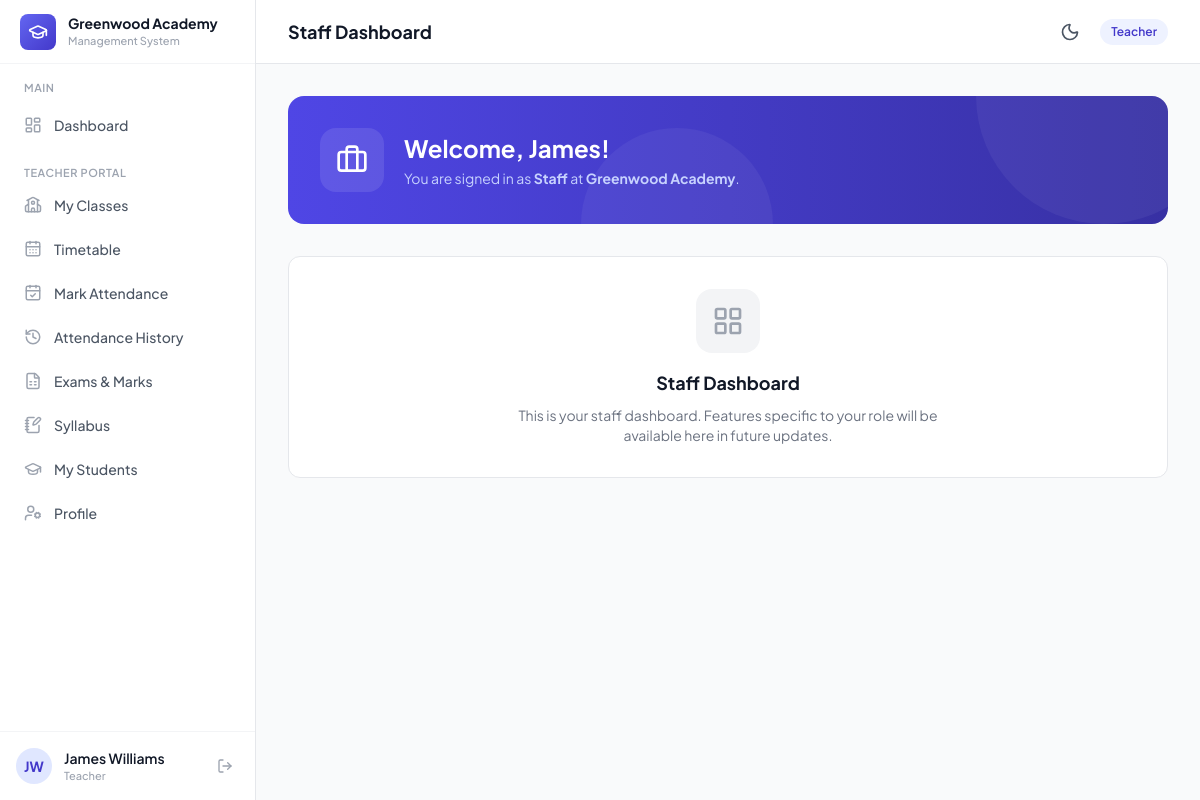
The app's page /dashboard/staff/ (signed in) with its own data.
### core/models.py (models this page shows, shortened)
class School(models.Model):
    name = models.CharField(max_length=200)
    slug = models.SlugField(max_length=200, unique=True)
    logo = models.ImageField(upload_to='school_logos/', blank=True, null=True)
    plan = models.CharField(
        max_length=20,
        choices=PlanChoices.choices,
        default=PlanChoices.FREE,
    )
    subscription_plan = models.ForeignKey(
        SubscriptionPlan,
        on_delete=models.SET_NULL,
        null=True,
        blank=True,
        related_name='schools',
        help_text='The active subscription plan for this school. Overrides the legacy plan field.',
    )
    is_active = models.BooleanField(default=True)
    currency = models.CharField(
        max_length=3,
        choices=CurrencyChoices.choices,
        default=CurrencyChoices.USD,
        help_text='Currency used for fee invoices at this school.',
    )
    theme_color = models.CharField(
        max_length=20,
        choices=ThemeColorChoices.choices,
        default=ThemeColorChoices.INDIGO,
        help_text='Primary brand color for the school portal UI.',
    )
    created_at = models.DateTimeField(auto_now_add=True)
    class Meta:
        ordering = ['name']
    @property
    def currency_symbol(self):
        return CURRENCY_SYMBOLS.get(self.currency, self.currency)
    @property
    def theme_palette(self):
        return THEME_PALETTES.get(self.theme_color, THEME_PALETTES[ThemeColorChoices.INDIGO])

class User(AbstractUser):
    username = None  # Remove username field
    email = models.EmailField('email address', unique=True)
    school = models.ForeignKey(
        School,
        on_delete=models.CASCADE,
        null=True,
        blank=True,
        related_name='users',
    )
    primary_role = models.CharField(
        max_length=20,
        choices=PrimaryRoleChoices.choices,
        blank=True,
    )
    phone = models.CharField(max_length=20, blank=True)
    USERNAME_FIELD = 'email'
    REQUIRED_FIELDS = []  # email & password are required by default
    objects = UserManager()
    class Meta:
        ordering = ['first_name', 'last_name']
    @property
    def is_school_admin(self):
        return self.primary_role == PrimaryRoleChoices.SCHOOL_ADMIN
    @property
    def role_display(self):
        if self.is_superuser:
            return 'Platform Admin'
        return self.get_primary_role_display()

### core/views.py (the view)
# urls.py: path('dashboard/staff/', views.dashboard_staff, name='dashboard_staff'),
@login_required
def dashboard_staff(request):
    return render(request, 'core/dashboard_role.html', {
        'role_name': 'Staff',
        'role_icon': 'briefcase',
    })

### core/managers.py (called while the page is built)
def set_current_school(school):
    _thread_locals.current_school = school

def clear_current_school():
    _thread_locals.current_school = None

### templates/core/dashboard_role.html (shortened to what this page needs)
{% extends "base.html" %}
{% block page_title %}{{ role_name }} Dashboard{% endblock %}
{% block content %}
<div class="space-y-8">
    <div class="relative overflow-hidden rounded-2xl bg-gradient-to-r from-primary-600 to-primary-800 p-6 lg:p-8 text-white">
        <div class="absolute top-0 right-0 w-64 h-64 bg-white/5 rounded-full -translate-y-1/2 translate-x-1/4"></div>
        <div class="absolute bottom-0 left-1/3 w-48 h-48 bg-white/5 rounded-full translate-y-1/2"></div>
        <div class="relative flex items-center gap-5">
            <div class="w-16 h-16 rounded-2xl bg-white/10 flex items-center justify-center flex-shrink-0">
                <i data-lucide="{{ role_icon }}" class="w-8 h-8 text-white"></i>
            </div>
            <div>
                <h2 class="text-xl lg:text-2xl font-bold">Welcome, {{ user.first_name }}!</h2>
                <p class="mt-1 text-primary-200 text-sm">
                    You are signed in as <strong>{{ role_name }}</strong>
                    {% if current_school %}at <strong>{{ current_school.name }}</strong>{% endif %}.
                </p>
            </div>
        </div>
    </div>
    <div class="bg-white rounded-xl border border-gray-200 p-8 text-center">
        <div class="w-16 h-16 rounded-2xl bg-gray-100 flex items-center justify-center mx-auto mb-4">
            <i data-lucide="layout-grid" class="w-8 h-8 text-gray-400"></i>
        </div>
        <h3 class="text-lg font-bold text-gray-900 mb-2">{{ role_name }} Dashboard</h3>
        <p class="text-sm text-gray-500 max-w-md mx-auto">
            This is your {{ role_name|lower }} dashboard. Features specific to your role
            will be available here in future updates.
        </p>
    </div>
</div>
{% endblock %}

### templates/base.html (shortened to what this page needs)
{% load static %}
<!DOCTYPE html>
<html lang="en" class="h-full">
<head>
    <script src="https://cdn.tailwindcss.com"></script>
    <link rel="stylesheet" href="{% static 'css/styles.css' %}">
</head>
<body class="h-full bg-gray-50 dark:bg-slate-900 font-sans text-gray-800 dark:text-slate-100 antialiased transition-colors duration-200">
    {% if user.is_authenticated %}
    <div class="h-screen flex overflow-hidden">
        <aside id="sidebar" class="fixed inset-y-0 left-0 z-30 w-64 bg-white dark:bg-slate-800 border-r border-gray-200 dark:border-slate-700/80 transform -translate-x-full lg:translate-x-0 transition-transform duration-300 ease-in-out flex flex-col">
            <div class="h-16 flex items-center gap-3 px-5 border-b border-gray-100 dark:border-slate-700/80 flex-shrink-0">
                <div class="w-9 h-9 rounded-lg bg-gradient-to-br from-primary-500 to-primary-700 flex items-center justify-center">
                    <i data-lucide="graduation-cap" class="w-5 h-5 text-white"></i>
                </div>
                <div class="min-w-0">
                    <h1 class="text-sm font-bold text-gray-900 dark:text-white truncate">
                        {% if current_school %}{{ current_school.name }}{% else %}SchoolHub{% endif %}
                    </h1>
                    <p class="text-[11px] text-gray-400 dark:text-slate-400 font-medium">Management System</p>
                </div>
            </div>
            <nav class="flex-1 px-3 py-4 space-y-1 overflow-y-auto">
                <p class="px-3 text-[11px] font-semibold text-gray-400 dark:text-slate-400 uppercase tracking-wider mb-2">Main</p>
                <a href="{% url 'core:dashboard' %}" class="nav-link group flex items-center gap-3 px-3 py-2.5 rounded-lg text-sm font-medium text-gray-600 dark:text-slate-300 hover:text-primary-700 dark:hover:text-primary-400 hover:bg-primary-50 dark:hover:bg-slate-700/60 transition-all duration-200">
                    <i data-lucide="layout-dashboard" class="w-[18px] h-[18px] text-gray-400 dark:text-slate-400 group-hover:text-primary-600 dark:group-hover:text-primary-400 transition-colors"></i>
                    Dashboard
                </a>
                {% if user.primary_role == 'teacher' %}
                <p class="px-3 pt-4 text-[11px] font-semibold text-gray-400 dark:text-slate-400 uppercase tracking-wider mb-2">Teacher Portal</p>
                <a href="{% url 'core:teacher_my_classes' %}" class="nav-link group flex items-center gap-3 px-3 py-2.5 rounded-lg text-sm font-medium text-gray-600 dark:text-slate-300 hover:text-primary-700 dark:hover:text-primary-400 hover:bg-primary-50 dark:hover:bg-slate-700/60 transition-all duration-200">
                    <i data-lucide="school" class="w-[18px] h-[18px] text-gray-400 dark:text-slate-400 group-hover:text-primary-600 dark:group-hover:text-primary-400 transition-colors"></i>
                    My Classes
                </a>
                <a href="{% url 'core:teacher_timetable' %}" class="nav-link group flex items-center gap-3 px-3 py-2.5 rounded-lg text-sm font-medium text-gray-600 dark:text-slate-300 hover:text-primary-700 dark:hover:text-primary-400 hover:bg-primary-50 dark:hover:bg-slate-700/60 transition-all duration-200">
                    <i data-lucide="calendar-days" class="w-[18px] h-[18px] text-gray-400 dark:text-slate-400 group-hover:text-primary-600 dark:group-hover:text-primary-400 transition-colors"></i>
                    Timetable
                </a>
                <a href="{% url 'core:attendance_mark' %}" class="nav-link group flex items-center gap-3 px-3 py-2.5 rounded-lg text-sm font-medium text-gray-600 dark:text-slate-300 hover:text-primary-700 dark:hover:text-primary-400 hover:bg-primary-50 dark:hover:bg-slate-700/60 transition-all duration-200">
                    <i data-lucide="calendar-check" class="w-[18px] h-[18px] text-gray-400 dark:text-slate-400 group-hover:text-primary-600 dark:group-hover:text-primary-400 transition-colors"></i>
                    Mark Attendance
                </a>
                <a href="{% url 'core:teacher_attendance_history' %}" class="nav-link group flex items-center gap-3 px-3 py-2.5 rounded-lg text-sm font-medium text-gray-600 dark:text-slate-300 hover:text-primary-700 dark:hover:text-primary-400 hover:bg-primary-50 dark:hover:bg-slate-700/60 transition-all duration-200">
                    <i data-lucide="history" class="w-[18px] h-[18px] text-gray-400 dark:text-slate-400 group-hover:text-primary-600 dark:group-hover:text-primary-400 transition-colors"></i>
                    Attendance History
                </a>
                <a href="{% url 'core:exam_list' %}" class="nav-link group flex items-center gap-3 px-3 py-2.5 rounded-lg text-sm font-medium text-gray-600 dark:text-slate-300 hover:text-primary-700 dark:hover:text-primary-400 hover:bg-primary-50 dark:hover:bg-slate-700/60 transition-all duration-200">
                    <i data-lucide="file-spreadsheet" class="w-[18px] h-[18px] text-gray-400 dark:text-slate-400 group-hover:text-primary-600 dark:group-hover:text-primary-400 transition-colors"></i>
                    Exams & Marks
                </a>
                <a href="{% url 'core:teacher_syllabus_list' %}" class="nav-link group flex items-center gap-3 px-3 py-2.5 rounded-lg text-sm font-medium text-gray-600 dark:text-slate-300 hover:text-primary-700 dark:hover:text-primary-400 hover:bg-primary-50 dark:hover:bg-slate-700/60 transition-all duration-200">
                    <i data-lucide="notebook-pen" class="w-[18px] h-[18px] text-gray-400 dark:text-slate-400 group-hover:text-primary-600 dark:group-hover:text-primary-400 transition-colors"></i>
                    Syllabus
                </a>
                <a href="{% url 'core:teacher_students' %}" class="nav-link group flex items-center gap-3 px-3 py-2.5 rounded-lg text-sm font-medium text-gray-600 dark:text-slate-300 hover:text-primary-700 dark:hover:text-primary-400 hover:bg-primary-50 dark:hover:bg-slate-700/60 transition-all duration-200">
                    <i data-lucide="graduation-cap" class="w-[18px] h-[18px] text-gray-400 dark:text-slate-400 group-hover:text-primary-600 dark:group-hover:text-primary-400 transition-colors"></i>
                    My Students
                </a>
                <a href="{% url 'core:profile' %}" class="nav-link group flex items-center gap-3 px-3 py-2.5 rounded-lg text-sm font-medium text-gray-600 dark:text-slate-300 hover:text-primary-700 dark:hover:text-primary-400 hover:bg-primary-50 dark:hover:bg-slate-700/60 transition-all duration-200">
                    <i data-lucide="user-cog" class="w-[18px] h-[18px] text-gray-400 dark:text-slate-400 group-hover:text-primary-600 dark:group-hover:text-primary-400 transition-colors"></i>
                    Profile
                </a>
                {% endif %}
            </nav>
            <div class="flex-shrink-0 border-t border-gray-100 dark:border-slate-700/80 p-4">
                <div class="flex items-center gap-3">
                    <div class="w-9 h-9 rounded-full bg-primary-100 dark:bg-primary-950/80 flex items-center justify-center flex-shrink-0">
                        <span class="text-sm font-bold text-primary-700 dark:text-primary-300">
                            {{ user.first_name|first|upper }}{{ user.last_name|first|upper }}
                        </span>
                    </div>
                    <div class="min-w-0 flex-1">
                        <p class="text-sm font-semibold text-gray-900 dark:text-white truncate">
                            {{ user.get_full_name }}
                        </p>
                        <p class="text-[11px] text-gray-400 dark:text-slate-400 font-medium">{{ user_role_display }}</p>
                    </div>
                    <a href="{% url 'core:logout' %}" class="p-1.5 rounded-lg text-gray-400 dark:text-slate-400 hover:text-red-500 dark:hover:text-red-400 hover:bg-red-50 dark:hover:bg-red-950/30 transition-all duration-200" title="Logout">
                        <i data-lucide="log-out" class="w-4 h-4"></i>
                    </a>
                </div>
            </div>
        </aside>
        <div class="flex-1 flex flex-col h-full min-w-0 lg:ml-64 overflow-hidden">
            <header class="h-16 bg-white dark:bg-slate-800 border-b border-gray-200 dark:border-slate-700/80 flex items-center justify-between px-4 lg:px-8 flex-shrink-0 transition-colors">
                <div class="flex items-center gap-3">
                    <h2 class="text-lg font-bold text-gray-900 dark:text-white">{% block page_title %}Dashboard{% endblock %}</h2>
                </div>
                <div class="flex items-center gap-3">
                    <button onclick="toggleTheme()" id="theme-toggle-btn" class="p-2 rounded-xl text-gray-500 dark:text-slate-300 hover:bg-gray-100 dark:hover:bg-slate-700 focus:outline-none transition-colors flex items-center justify-center" title="Toggle Light/Dark Theme" aria-label="Toggle theme">
                        <i data-lucide="moon" class="w-5 h-5 text-gray-600 block dark:hidden"></i>
                    </button>
                    <span class="hidden sm:inline-flex items-center px-2.5 py-1 rounded-full text-xs font-semibold bg-primary-50 dark:bg-primary-950/60 text-primary-700 dark:text-primary-300 border border-transparent dark:border-primary-800/40">
                        {{ user_role_display }}
                    </span>
                </div>
            </header>
            <main class="flex-1 overflow-y-auto p-4 lg:p-8">
                {% block content %}{% endblock %}
            </main>
        </div>
    </div>
    {% else %}
        {% block public_content %}{% endblock %}
    {% endif %}
</body>
</html>

### static/css/styles.css (style rules this page uses)
html { scroll-behavior: smooth; }
a, button, input, select, textarea { transition-property: color, background-color, border-color, box-shadow, transform; transition-duration: 200ms; transition-timing-function: ease; }

### records on screen
School: name "Greenwood Academy"
User: first_name|first "J", last_name|first "W", get_full_name "James Williams", primary_role "Teacher", first_name "James"

### other values on screen
{{ role_name }} "Staff"
{{ role_name|lower }} "staff"
